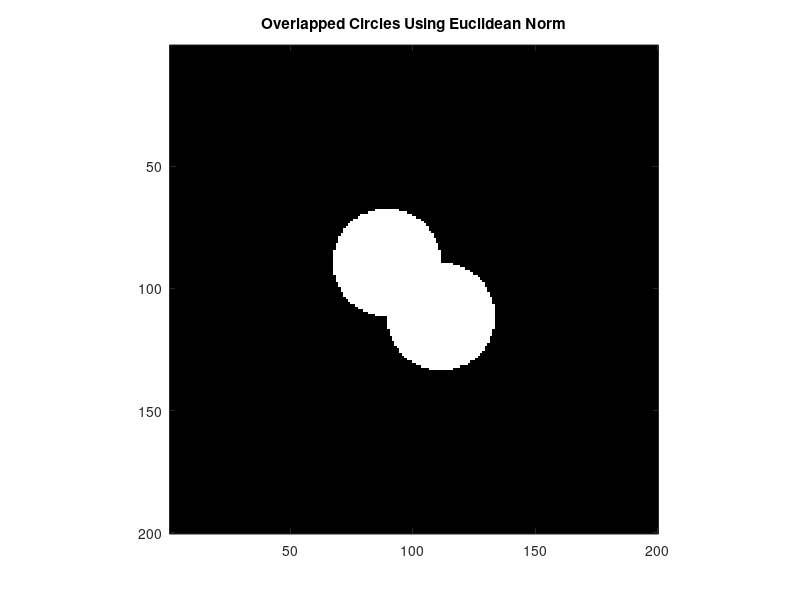

This figure's MATLAB source:
% Define image size and create a grid
image_size = 200;
[x, y] = meshgrid(linspace(-90, 90, image_size));

% Define circle centers
center1 = [-10, -10];
center2 = [10, 10];

% Define circle radii
radius = 20;

% Calculate Euclidean distances from circle centers
distances1 = sqrt((x - center1(1)).^2 + (y - center1(2)).^2);
distances2 = sqrt((x - center2(1)).^2 + (y - center2(2)).^2);

% Create a black-white image with overlapped circles
image = zeros(size(x));
image(distances1 <= radius | distances2 <= radius) = 1;

% Display the image
imshow(image, 'colormap', [0, 0, 0; 1, 1, 1]);
title('Overlapped Circles Using Euclidean Norm');
axis on;